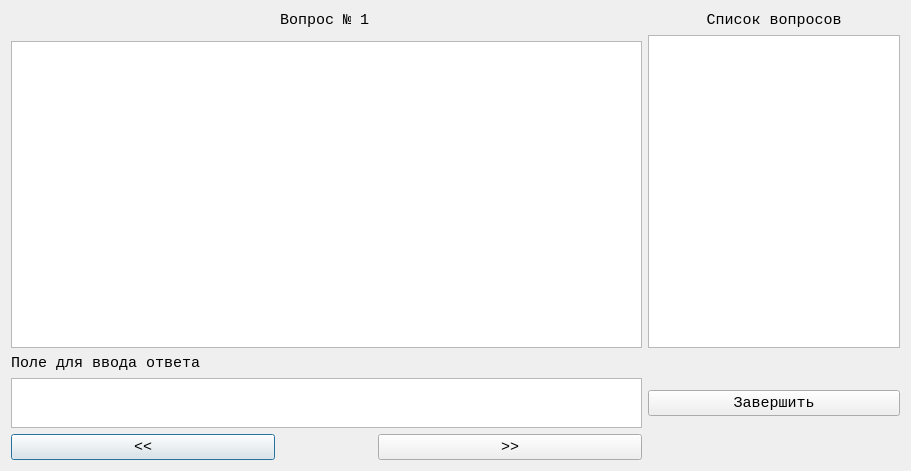
<?xml version="1.0" encoding="UTF-8"?>
<ui version="4.0">
 <class>test</class>
 <widget class="QDialog" name="test">
  <property name="geometry">
   <rect>
    <x>0</x>
    <y>0</y>
    <width>911</width>
    <height>471</height>
   </rect>
  </property>
  <property name="font">
   <font>
    <family>Consolas</family>
    <pointsize>11</pointsize>
   </font>
  </property>
  <property name="windowTitle">
   <string>Тестовый режим</string>
  </property>
  <layout class="QGridLayout" name="gridLayout">
   <item row="1" column="1">
    <widget class="QLabel" name="label">
     <property name="maximumSize">
      <size>
       <width>70</width>
       <height>50</height>
      </size>
     </property>
     <property name="text">
      <string>Вопрос №</string>
     </property>
     <property name="alignment">
      <set>Qt::AlignCenter</set>
     </property>
    </widget>
   </item>
   <item row="6" column="0">
    <widget class="QPushButton" name="pushButton">
     <property name="text">
      <string>&lt;&lt;</string>
     </property>
    </widget>
   </item>
   <item row="4" column="0" alignment="Qt::AlignLeft|Qt::AlignVCenter">
    <widget class="QLabel" name="label_4">
     <property name="text">
      <string>Поле для ввода ответа</string>
     </property>
     <property name="alignment">
      <set>Qt::AlignCenter</set>
     </property>
    </widget>
   </item>
   <item row="5" column="4">
    <widget class="QPushButton" name="pushButton_3">
     <property name="minimumSize">
      <size>
       <width>200</width>
       <height>20</height>
      </size>
     </property>
     <property name="text">
      <string>Завершить</string>
     </property>
    </widget>
   </item>
   <item row="6" column="3">
    <widget class="QPushButton" name="pushButton_2">
     <property name="text">
      <string>&gt;&gt;</string>
     </property>
    </widget>
   </item>
   <item row="1" column="4">
    <widget class="QLabel" name="label_2">
     <property name="text">
      <string>Список вопросов</string>
     </property>
     <property name="alignment">
      <set>Qt::AlignCenter</set>
     </property>
    </widget>
   </item>
   <item row="5" column="0" colspan="4">
    <widget class="QTextEdit" name="textEdit">
     <property name="minimumSize">
      <size>
       <width>310</width>
       <height>31</height>
      </size>
     </property>
     <property name="maximumSize">
      <size>
       <width>16777215</width>
       <height>50</height>
      </size>
     </property>
    </widget>
   </item>
   <item row="1" column="2">
    <widget class="QLabel" name="label_3">
     <property name="maximumSize">
      <size>
       <width>15</width>
       <height>15</height>
      </size>
     </property>
     <property name="text">
      <string>1</string>
     </property>
     <property name="alignment">
      <set>Qt::AlignCenter</set>
     </property>
    </widget>
   </item>
   <item row="3" column="0" colspan="4">
    <widget class="QTextBrowser" name="textBrowser">
     <property name="minimumSize">
      <size>
       <width>631</width>
       <height>210</height>
      </size>
     </property>
    </widget>
   </item>
   <item row="2" column="4" rowspan="2" alignment="Qt::AlignRight">
    <widget class="QListWidget" name="listWidget"/>
   </item>
  </layout>
 </widget>
 <resources/>
 <connections/>
</ui>
